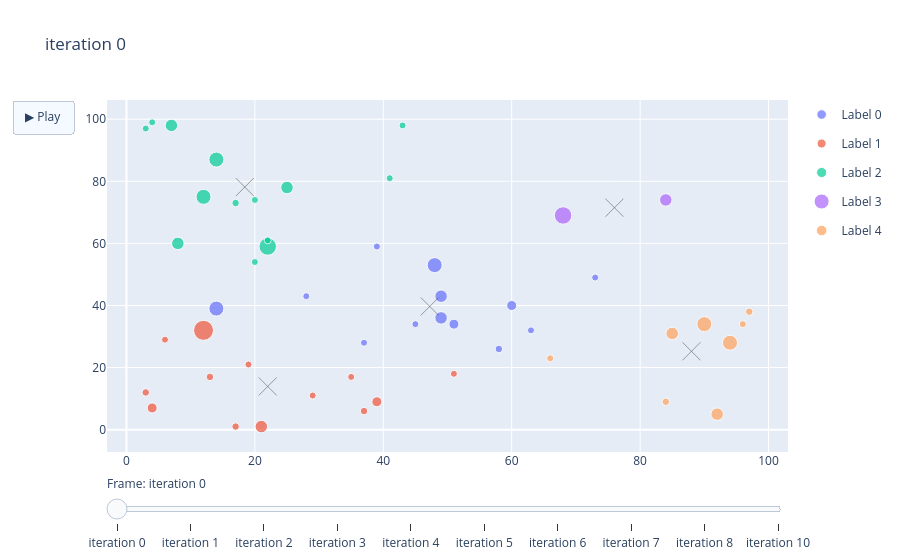

The cell this chart's notebook holds for it:
### Code cell
sc = Seed_Container(seed=None)
region = RegionGenerator(seed_container=sc).random(50, 1, 10)
algo = K_Means(sc, 1, 5, 10)
result = algo.group(region=region, animate=True)
animation = Animation().play(algo.get_trajectory())

### Figure 1 — Plotly figure (JSON) as saved in the notebook; plotly's stock layout.template omitted (floating-point values rounded to 4 significant figures)
{"data": [{"legendgroup": "label-0", "marker": {"color": "#636EFA", "size": [7.0, 10.0, 10.0, 12.5, 7.0, 15.0, 7.0, 7.0, 15.0, 12.5, 7.0, 7.0, 7.5]}, "mode": "markers", "name": "Label 0", "text": ["X45.000000|Y34.000000", "X51.000000|Y34.000000", "X60.000000|Y40.000000", "X49.000000|Y43.000000", "X28.000000|Y43.000000", "X48.000000|Y53.000000", "X73.000000|Y49.000000", "X39.000000|Y59.000000", "X14.000000|Y39.000000", "X49.000000|Y36.000000", "X63.000000|Y32.000000", "X37.000000|Y28.000000", "X58.000000|Y26.000000"], "type": "scatter", "x": [45.0, 51.0, 60.0, 49.0, 28.0, 48.0, 73.0, 39.0, 14.0, 49.0, 63.0, 37.0, 58.0], "y": [34.0, 34.0, 40.0, 43.0, 43.0, 53.0, 49.0, 59.0, 39.0, 36.0, 32.0, 28.0, 26.0]}, {"legendgroup": "label-1", "marker": {"color": "#EF553B", "size": [7.5, 7.0, 7.5, 7.0, 7.0, 7.5, 7.0, 10.0, 7.5, 20.0, 7.0, 10.0, 12.5]}, "mode": "markers", "name": "Label 1", "text": ["X37.000000|Y6.000000", "X19.000000|Y21.000000", "X13.000000|Y17.000000", "X35.000000|Y17.000000", "X6.000000|Y29.000000", "X3.000000|Y12.000000", "X51.000000|Y18.000000", "X4.000000|Y7.000000", "X17.000000|Y1.000000", "X12.000000|Y32.000000", "X29.000000|Y11.000000", "X39.000000|Y9.000000", "X21.000000|Y1.000000"], "type": "scatter", "x": [37.0, 19.0, 13.0, 35.0, 6.0, 3.0, 51.0, 4.0, 17.0, 12.0, 29.0, 39.0, 21.0], "y": [6.0, 21.0, 17.0, 17.0, 29.0, 12.0, 18.0, 7.0, 1.0, 32.0, 11.0, 9.0, 1.0]}, {"legendgroup": "label-2", "marker": {"color": "#00CC96", "size": [7.0, 7.5, 17.5, 7.0, 12.5, 12.5, 7.0, 7.0, 7.0, 7.0, 15.0, 15.0, 7.0, 12.5]}, "mode": "markers", "name": "Label 2", "text": ["X43.000000|Y98.000000", "X17.000000|Y73.000000", "X22.000000|Y59.000000", "X20.000000|Y74.000000", "X8.000000|Y60.000000", "X7.000000|Y98.000000", "X4.000000|Y99.000000", "X3.000000|Y97.000000", "X41.000000|Y81.000000", "X22.000000|Y61.000000", "X12.000000|Y75.000000", "X14.000000|Y87.000000", "X20.000000|Y54.000000", "X25.000000|Y78.000000"], "type": "scatter", "x": [43.0, 17.0, 22.0, 20.0, 8.0, 7.0, 4.0, 3.0, 41.0, 22.0, 12.0, 14.0, 20.0, 25.0], "y": [98.0, 73.0, 59.0, 74.0, 60.0, 98.0, 99.0, 97.0, 81.0, 61.0, 75.0, 87.0, 54.0, 78.0]}, {"legendgroup": "label-3", "marker": {"color": "#AB63FA", "size": [17.5, 12.5]}, "mode": "markers", "name": "Label 3", "text": ["X68.000000|Y69.000000", "X84.000000|Y74.000000"], "type": "scatter", "x": [68.0, 84.0], "y": [69.0, 74.0]}, {"legendgroup": "label-4", "marker": {"color": "#FFA15A", "size": [7.5, 7.0, 12.5, 7.5, 12.5, 15.0, 15.0, 7.0]}, "mode": "markers", "name": "Label 4", "text": ["X97.000000|Y38.000000", "X66.000000|Y23.000000", "X92.000000|Y5.000000", "X84.000000|Y9.000000", "X85.000000|Y31.000000", "X90.000000|Y34.000000", "X94.000000|Y28.000000", "X96.000000|Y34.000000"], "type": "scatter", "x": [97.0, 66.0, 92.0, 84.0, 85.0, 90.0, 94.0, 96.0], "y": [38.0, 23.0, 5.0, 9.0, 31.0, 34.0, 28.0, 34.0]}, {"legendgroup": "label-2", "marker": {"color": "#00CC96", "line": {"width": 0.5}, "size": 18, "symbol": "x-thin"}, "mode": "markers", "name": "Centroid 2", "showlegend": false, "text": ["Centroid 2"], "type": "scatter", "x": [18.43], "y": [78.14]}, {"legendgroup": "label-1", "marker": {"color": "#EF553B", "line": {"width": 0.5}, "size": 18, "symbol": "x-thin"}, "mode": "markers", "name": "Centroid 1", "showlegend": false, "text": ["Centroid 1"], "type": "scatter", "x": [22], "y": [13.92]}, {"legendgroup": "label-4", "marker": {"color": "#FFA15A", "line": {"width": 0.5}, "size": 18, "symbol": "x-thin"}, "mode": "markers", "name": "Centroid 4", "showlegend": false, "text": ["Centroid 4"], "type": "scatter", "x": [88], "y": [25.25]}, {"legendgroup": "label-0", "marker": {"color": "#636EFA", "line": {"width": 0.5}, "size": 18, "symbol": "x-thin"}, "mode": "markers", "name": "Centroid 0", "showlegend": false, "text": ["Centroid 0"], "type": "scatter", "x": [47.23], "y": [39.69]}, {"legendgroup": "label-3", "marker": {"color": "#AB63FA", "line": {"width": 0.5}, "size": 18, "symbol": "x-thin"}, "mode": "markers", "name": "Centroid 3", "showlegend": false, "text": ["Centroid 3"], "type": "scatter", "x": [76], "y": [71.5]}], "layout": {"sliders": [{"active": 0, "currentvalue": {"prefix": "Frame: "}, "steps": [{"args": [["iteration 0"], {"frame": {"duration": 0, "redraw": true}, "mode": "immediate", "transition": {"duration": 0}}], "label": "iteration 0", "method": "animate"}, {"args": [["iteration 1"], {"frame": {"duration": 0, "redraw": true}, "mode": "immediate", "transition": {"duration": 0}}], "label": "iteration 1", "method": "animate"}, {"args": [["iteration 2"], {"frame": {"duration": 0, "redraw": true}, "mode": "immediate", "transition": {"duration": 0}}], "label": "iteration 2", "method": "animate"}, {"args": [["iteration 3"], {"frame": {"duration": 0, "redraw": true}, "mode": "immediate", "transition": {"duration": 0}}], "label": "iteration 3", "method": "animate"}, {"args": [["iteration 4"], {"frame": {"duration": 0, "redraw": true}, "mode": "immediate", "transition": {"duration": 0}}], "label": "iteration 4", "method": "animate"}, {"args": [["iteration 5"], {"frame": {"duration": 0, "redraw": true}, "mode": "immediate", "transition": {"duration": 0}}], "label": "iteration 5", "method": "animate"}, {"args": [["iteration 6"], {"frame": {"duration": 0, "redraw": true}, "mode": "immediate", "transition": {"duration": 0}}], "label": "iteration 6", "method": "animate"}, {"args": [["iteration 7"], {"frame": {"duration": 0, "redraw": true}, "mode": "immediate", "transition": {"duration": 0}}], "label": "iteration 7", "method": "animate"}, {"args": [["iteration 8"], {"frame": {"duration": 0, "redraw": true}, "mode": "immediate", "transition": {"duration": 0}}], "label": "iteration 8", "method": "animate"}, {"args": [["iteration 10"], {"frame": {"duration": 0, "redraw": true}, "mode": "immediate", "transition": {"duration": 0}}], "label": "iteration 10", "method": "animate"}]}], "title": {"text": "iteration 0"}, "updatemenus": [{"buttons": [{"args": [null, {"frame": {"duration": 1000, "redraw": true}, "fromcurrent": true, "transition": {"duration": 0}}], "label": "▶ Play", "method": "animate"}], "type": "buttons"}]}}
